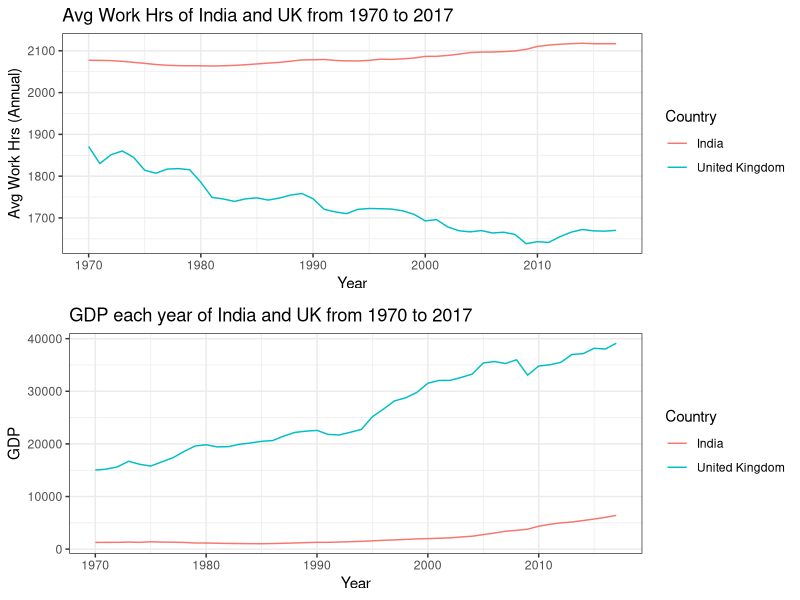

Write R code to recreate this figure.
## ---- chunk 1
# Libraries
library(tidyverse)
library(readr)
library(kableExtra)
library(bookdown)

## ---- chunk 2
Analysis_Data <- read_csv(here::here("Data/Assignment_data.csv"))
## ---- chunk 3
Ind_UK_Data <- Analysis_Data %>%
    filter(Entity %in% c("India", "United Kingdom"), Year >= 1970, Year <= 2017) %>%
    rename(Country = "Entity",
           Avg_Annual_Working_Hours = "Average annual hours worked by persons engaged (avh) (PWT 9.1 (2019))", 
           GDP = "Output-side real GDP per capita (gdppc_o) (PWT 9.1 (2019))", 
           Population = "Population (historical estimates)")

Avg_GDP_WH <- Ind_UK_Data %>%
    group_by(Country) %>%
    summarise(avg_GDP = mean(GDP), avg_working_hrs = mean(Avg_Annual_Working_Hours))

kable(Avg_GDP_WH, caption = "Average GDP and Working hours of India and United Kingdrom from 1970 to 2017", align = "c") %>%
    kable_classic_2(full_width = F) %>%
   kable_styling( position = "center",latex_options = "hold_position")
## ---- chunk 4
p1 <- ggplot(Ind_UK_Data, aes(x = Year, 
                        y = Avg_Annual_Working_Hours,
                        color = Country)) + geom_line() +
    ylab("Avg Work Hrs (Annual)") + labs(title = "Avg Work Hrs of India and UK from 1970 to 2017") + theme_bw()



p2 <- ggplot(Ind_UK_Data, aes(x = Year, 
                        y = GDP,
                        color = Country)) + geom_line() + 
    labs(title = "GDP each year of India and UK from 1970 to 2017") + theme_bw()


gridExtra::grid.arrange(p1,p2, nrow=2)
